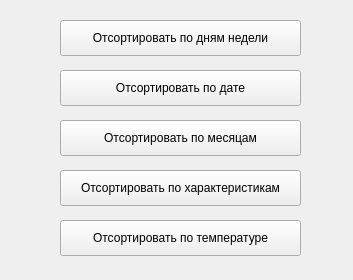
<?xml version="1.0" encoding="UTF-8"?>
<ui version="4.0">
 <class>Sorting</class>
 <widget class="QWidget" name="Sorting">
  <property name="geometry">
   <rect>
    <x>0</x>
    <y>0</y>
    <width>353</width>
    <height>280</height>
   </rect>
  </property>
  <property name="minimumSize">
   <size>
    <width>353</width>
    <height>280</height>
   </size>
  </property>
  <property name="maximumSize">
   <size>
    <width>353</width>
    <height>280</height>
   </size>
  </property>
  <property name="windowTitle">
   <string>Сортировка</string>
  </property>
  <widget class="QPushButton" name="sortByWeekdayButton">
   <property name="geometry">
    <rect>
     <x>60</x>
     <y>20</y>
     <width>241</width>
     <height>36</height>
    </rect>
   </property>
   <property name="text">
    <string>Отсортировать по дням недели</string>
   </property>
  </widget>
  <widget class="QPushButton" name="sortByDateButton">
   <property name="geometry">
    <rect>
     <x>60</x>
     <y>70</y>
     <width>241</width>
     <height>36</height>
    </rect>
   </property>
   <property name="text">
    <string>Отсортировать по дате</string>
   </property>
  </widget>
  <widget class="QPushButton" name="sortByMonth">
   <property name="geometry">
    <rect>
     <x>60</x>
     <y>120</y>
     <width>241</width>
     <height>36</height>
    </rect>
   </property>
   <property name="text">
    <string>Отсортировать по месяцам</string>
   </property>
  </widget>
  <widget class="QPushButton" name="sortByGenChButton">
   <property name="geometry">
    <rect>
     <x>60</x>
     <y>170</y>
     <width>241</width>
     <height>36</height>
    </rect>
   </property>
   <property name="text">
    <string>Отсортировать по характеристикам</string>
   </property>
  </widget>
  <widget class="QPushButton" name="sortByTemperature">
   <property name="geometry">
    <rect>
     <x>60</x>
     <y>220</y>
     <width>241</width>
     <height>36</height>
    </rect>
   </property>
   <property name="text">
    <string>Отсортировать по температуре</string>
   </property>
  </widget>
 </widget>
 <resources/>
 <connections/>
</ui>
